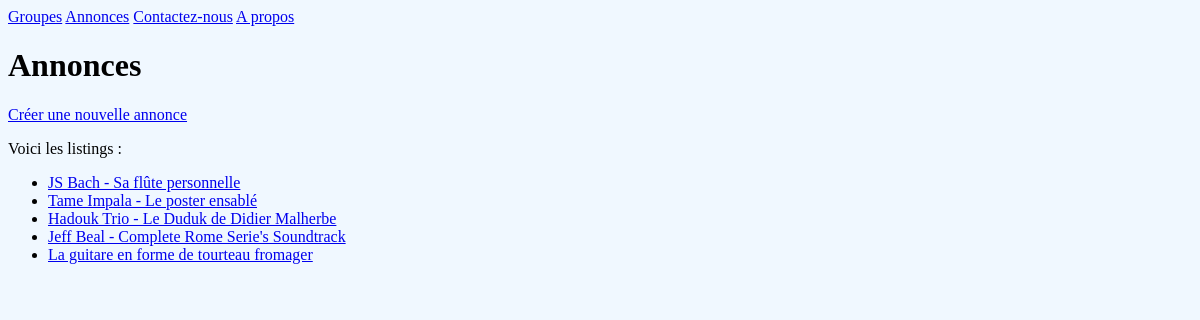
The page /listings/ on the database as committed earlier.
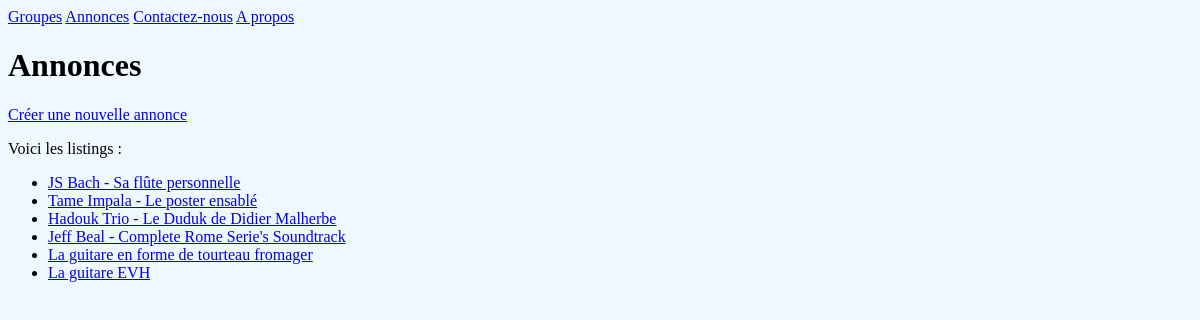
The same page on the database as committed later.
### listings/models.py (models this page shows, shortened)
class Listing(models.Model):
    class Type(models.TextChoices):
        RECORDS = 'R'
        POSTERS = 'P'
        CLOTHINGS = 'C'
        MISCELLANEOUS = 'M'
    name = models.fields.CharField(max_length=100)
    description = models.fields.CharField(max_length=500)
    sold = models.fields.BooleanField(default=False)
    year = models.fields.IntegerField(
    validators=[MinValueValidator(1900), MaxValueValidator(2021)]
    )
    type = models.fields.CharField(choices=Type.choices, max_length=5)
    band = models.ForeignKey(Band, null=True, on_delete=models.SET_NULL)

### listings/views.py (the view)
# urls.py: path('listings/', views.listing_list, name='listing-list'),
def listing_list(request):
    listings = Listing.objects.all()
    return render(request, 'listings/listing_list.html', {'listings': listings})

### listings/templates/listings/listing_list.html
{% extends 'listings/base.html' %}
{% block content %}
<h1>Annonces</h1>
<p><a href="{% url 'listing-create' %}">Créer une nouvelle annonce</a></p>
<p>
  Voici les listings :
  <ul>
    {% for listing in listings %}
    <li><a href="{% url 'listing-detail' listing.id %}">{{ listing.name }}</a></li>
    {% endfor %}
  </ul>
</p>
{% endblock %}

Rows that differ between the two databases and show on the page:
added Listing: name "La guitare EVH"
